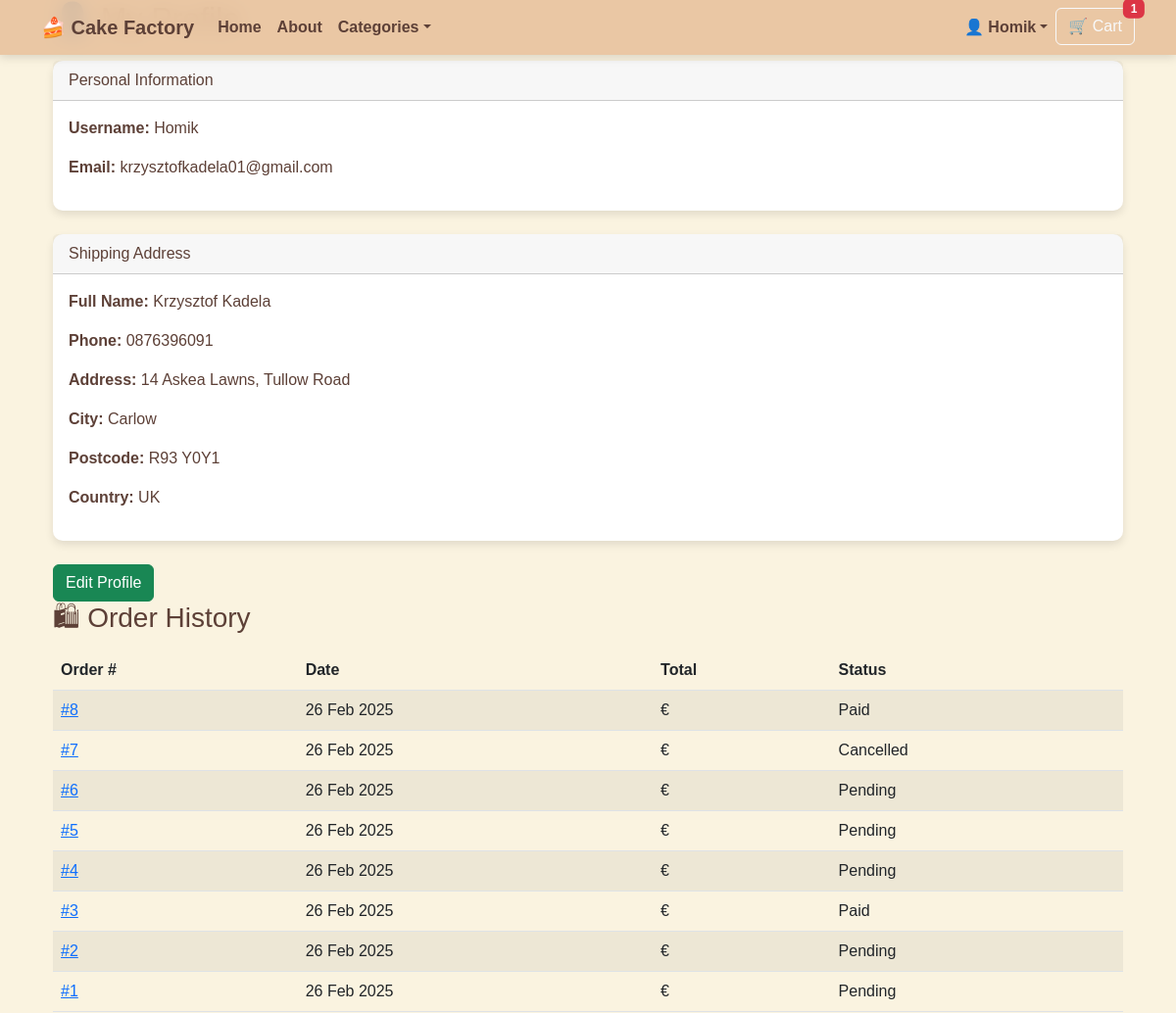
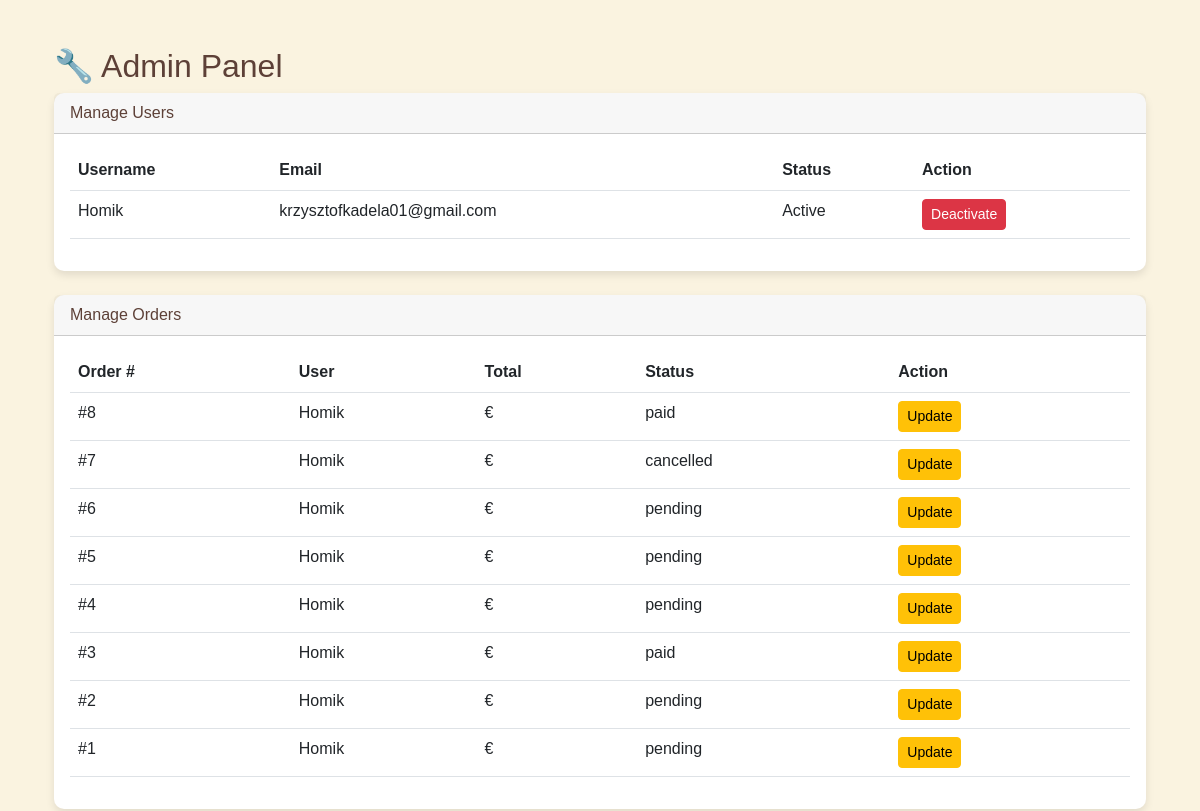
The page /users/profile/ (signed in, upper part) on the database as committed earlier (2 pictures, top to bottom).
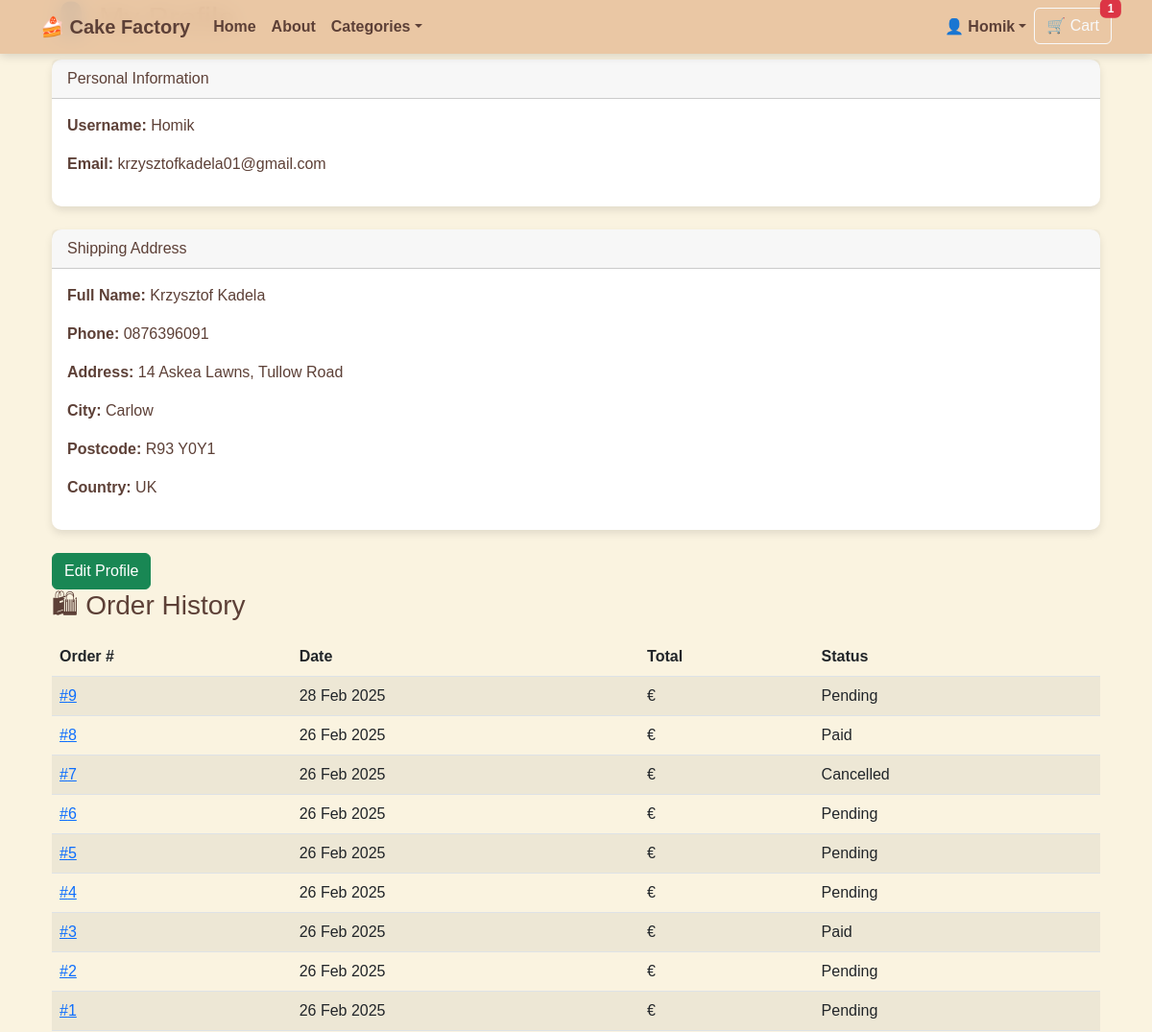
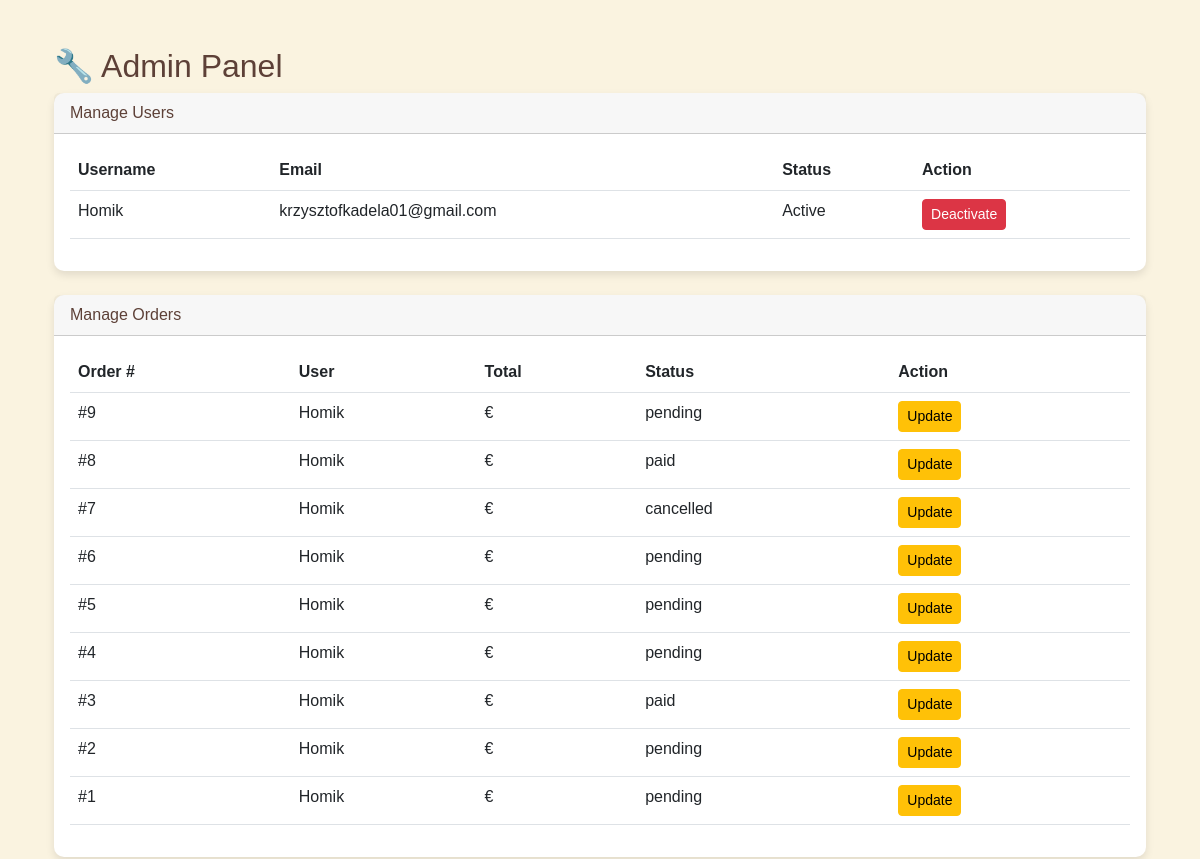
The same page on the database as committed later (2 pictures, top to bottom).
### orders/models.py (models this page shows, shortened)
class Order(models.Model):
    ORDER_STATUS = [
        ("pending", "Pending"),
        ("paid", "Paid"),
        ("shipped", "Shipped"),
        ("delivered", "Delivered"),
        ("cancelled", "Cancelled"),
    ]
    user = models.ForeignKey(
        settings.AUTH_USER_MODEL,
        on_delete=models.SET_NULL,
        null=True,
        blank=True,
        related_name="orders"
    )
    order_number = models.CharField(max_length=32, null=False, editable=False, unique=True)
    full_name = models.CharField(max_length=50)
    email = models.EmailField(max_length=254)
    phone_number = models.CharField(max_length=20)
    country = models.CharField(max_length=40)
    postcode = models.CharField(max_length=20, null=True, blank=True)
    town_or_city = models.CharField(max_length=40)
    street_address1 = models.CharField(max_length=80)
    street_address2 = models.CharField(max_length=80, null=True, blank=True)
    county = models.CharField(max_length=80, null=True, blank=True)
    billing_full_name = models.CharField(max_length=50, blank=True, null=True)
    billing_phone_number = models.CharField(max_length=20, blank=True, null=True)
    billing_country = models.CharField(max_length=40, blank=True, null=True)
    billing_postcode = models.CharField(max_length=20, blank=True, null=True)
    billing_town_or_city = models.CharField(max_length=40, blank=True, null=True)
    billing_street_address1 = models.CharField(max_length=80, blank=True, null=True)
    billing_street_address2 = models.CharField(max_length=80, blank=True, null=True)
    billing_county = models.CharField(max_length=80, blank=True, null=True)
    delivery_date = models.DateField(null=True, blank=True)
    delivery_time = models.TimeField(null=True, blank=True)
    date = models.DateTimeField(auto_now_add=True)
    created_at = models.DateTimeField(auto_now_add=True)
    updated_at = models.DateTimeField(auto_now=True)
    status = models.CharField(
        max_length=20,
        choices=ORDER_STATUS,
        default="pending"
    )
    delivery_cost = models.DecimalField(max_digits=6, decimal_places=2, default=0)
    order_total = models.DecimalField(max_digits=10, decimal_places=2, default=0)
    grand_total = models.DecimalField(max_digits=10, decimal_places=2, default=0)

### users/models.py (models this page shows, shortened)
class CustomUser(AbstractUser):
    stripe_customer_id = models.CharField(max_length=50, blank=True, null=True, unique=True)
    shipping_full_name = models.CharField(max_length=100, blank=True, null=True)
    shipping_phone = models.CharField(max_length=20, blank=True, null=True)
    shipping_street_address1 = models.CharField(max_length=255, blank=True, null=True)
    shipping_street_address2 = models.CharField(max_length=255, blank=True, null=True)
    shipping_city = models.CharField(max_length=100, blank=True, null=True)
    shipping_postcode = models.CharField(max_length=20, blank=True, null=True)
    shipping_country = CountryField(blank_label="Select country", blank=True, null=True)
    billing_full_name = models.CharField(max_length=100, blank=True, null=True)
    billing_phone = models.CharField(max_length=20, blank=True, null=True)
    billing_street_address1 = models.CharField(max_length=255, blank=True, null=True)
    billing_street_address2 = models.CharField(max_length=255, blank=True, null=True)
    billing_city = models.CharField(max_length=100, blank=True, null=True)
    billing_postcode = models.CharField(max_length=20, blank=True, null=True)
    billing_country = CountryField(blank_label="Select country", blank=True, null=True)

### users/views.py (the view)
# urls.py: path("profile/", user_profile, name="user_profile"),
@login_required
def user_profile(request):
    orders = Order.objects.filter(user=request.user).order_by("-created_at")
    context = {
        "user": request.user,
        "orders": orders,
    }
    if request.user.is_superuser:
        all_users = CustomUser.objects.all()
        all_orders = Order.objects.all().order_by("-created_at")
        all_products = Product.objects.all()
        context.update({
            "all_users": all_users,
            "all_orders": all_orders,
            "all_products": all_products,
        })
    return render(request, "users/profile.html", context)

### orders/context_processors.py (called while the page is built)
def cart_context(request):
    cart_items = 0
    cart_total_price = 0.0
    if request.user.is_authenticated:
        cart_items_qs = CartItem.objects.filter(user=request.user)
        cart_items = sum(item.quantity for item in cart_items_qs)
        cart_total_price = sum(item.line_total for item in cart_items_qs)
    else:
        session_cart = request.session.get("cart", {})
        cart_items = sum(item["quantity"] for item in session_cart.values())
        cart_total_price = sum(float(item["price"]) * int(item["quantity"]) for item in session_cart.values())
    return {"cart_items": cart_items, "cart_total_price": cart_total_price}

### orders/models.py (called while the page is built)
    @property
    def adjusted_price(self):
        SIZE_PRICE_ADJUSTMENT = {
            "Small": 0,
            "Large": 20,
            "X-large": 40
        }
        base_price = self.product.price or 0
        size_adjustment = SIZE_PRICE_ADJUSTMENT.get(self.size.name if self.size else "Small", 0)
        return base_price + size_adjustment

    @property
    def line_total(self):
        return (self.adjusted_price or 0) * self.quantity

### products/context_processors.py (called while the page is built)
def categories_context(request):
    return {
        'categories': Category.objects.all()
    }

### users/templates/users/profile.html (shortened to what the changed rows need)
{% extends "base.html" %}
{% block content %}
<div class="container">
    <h2 class="mb-4">👤 My Profile</h2>
    <div class="card mb-4">
        <div class="card-body">
            <p><strong>Username:</strong> {{ user.username }}</p>
            <p><strong>Email:</strong> {{ user.email }}</p>
        </div>
    </div>
    <div class="card mb-4">
        <div class="card-body">
            <p><strong>Full Name:</strong> {{ user.shipping_full_name|default:"Not provided" }}</p>
            <p><strong>Phone:</strong> {{ user.shipping_phone|default:"Not provided" }}</p>
            <p><strong>Address:</strong> {{ user.shipping_street_address1 }}, {{ user.shipping_street_address2 }}</p>
            <p><strong>City:</strong> {{ user.shipping_city }}</p>
            <p><strong>Postcode:</strong> {{ user.shipping_postcode }}</p>
            <p><strong>Country:</strong> {{ user.shipping_country }}</p>
        </div>
    </div>
    {% if orders %}
    <table class="table table-striped">
        <thead>
            <tr>
                <th>Order #</th>
                <th>Date</th>
                <th>Total</th>
                <th>Status</th>
            </tr>
        </thead>
        <tbody>
            {% for order in orders %}
            <tr>
                <td><a href="{% url 'order_detail' order.id %}">#{{ order.id }}</a></td>
                <td>{{ order.created_at|date:"d M Y" }}</td>
                <td>€{{ order.total_price|floatformat:2 }}</td>
                <td>{{ order.status|title }}</td>
            </tr>
            {% endfor %}
        </tbody>
    </table>
    {% else %}
    <p class="alert alert-warning">No orders found.</p>
    {% endif %}
    {% if user.is_superuser %}
    <h2 class="mt-5">🔧 Admin Panel</h2>
    <div class="card mb-4">
        <div class="card-body">
            <table class="table">
                <thead>
                    <tr>
                        <th>Username</th>
                        <th>Email</th>
                        <th>Status</th>
                        <th>Action</th>
                    </tr>
                </thead>
                <tbody>
                    {% for u in all_users %}
                    <tr>
                        <td>{{ u.username }}</td>
                        <td>{{ u.email }}</td>
                        <td>{% if u.is_active %}Active{% else %}Inactive{% endif %}</td>
                        <td>
                            <a href="{% url 'toggle_user_status' u.id %}"
                               class="btn btn-sm {% if u.is_active %}btn-danger{% else %}btn-success{% endif %}">
                                {% if u.is_active %}Deactivate{% else %}Activate{% endif %}
                            </a>
                        </td>
                    </tr>
                    {% endfor %}
                </tbody>
            </table>
        </div>
    </div>
    <div class="card mb-4">
        <div class="card-body">
            <table class="table">
                <thead>
                    <tr>
                        <th>Order #</th>
                        <th>User</th>
                        <th>Total</th>
                        <th>Status</th>
                        <th>Action</th>
                    </tr>
                </thead>
                <tbody>
                    {% for order in all_orders %}
                    <tr>
                        <td>#{{ order.id }}</td>
                        <td>{{ order.user.username }}</td>
                        <td>€{{ order.total_price|floatformat:2 }}</td>
                        <td>{{ order.status }}</td>
                        <td>
                            <a href="{% url 'update_order_status' order.id %}" class="btn btn-sm btn-warning">Update</a>
                        </td>
                    </tr>
                    {% endfor %}
                </tbody>
            </table>
        </div>
    </div>
    {% endif %}
</div>
{% endblock %}

### templates/base.html (shortened to what this page needs)
{% load static %}
<!DOCTYPE html>
<html lang="en">
<head>
    <link href="https://cdn.jsdelivr.net/npm/bootstrap-icons/font/bootstrap-icons.css" rel="stylesheet">
    <link href="https://cdn.jsdelivr.net/npm/bootstrap@5.2.3/dist/css/bootstrap.min.css" rel="stylesheet">
    <link href="{% static 'css/styles.css' %}" rel="stylesheet">
</head>
<body>
    <nav class="navbar navbar-expand-lg navbar-dark fixed-top glass-navbar">
        <div class="container">
            <a class="navbar-brand fw-bold" href="{% url 'home' %}">🍰 Cake Factory</a>
            <div class="collapse navbar-collapse" id="navbarContent">
                <ul class="navbar-nav me-auto">
                    <li class="nav-item"><a class="nav-link" href="{% url 'home' %}">Home</a></li>
                    <li class="nav-item"><a class="nav-link" href="#">About</a></li>
                    <li class="nav-item dropdown">
                        <a class="nav-link dropdown-toggle" href="#" id="categoriesDropdown" role="button"
                            data-bs-toggle="dropdown">Categories</a>
                    </li>
                </ul>
                <ul class="navbar-nav ms-auto">
                    <li class="nav-item dropdown">
                        <a class="nav-link dropdown-toggle" href="#" id="accountDropdown" role="button"
                            data-bs-toggle="dropdown">{% if user.is_authenticated %}👤 {{ user.username }}{% else %}My
                            Account{% endif %}</a>
                    </li>
                    <li class="nav-item">
                        <a class="btn btn-outline-light position-relative" href="{% url 'cart_view' %}">
                            🛒 Cart
                            <span class="position-absolute top-0 start-100 translate-middle badge bg-danger">
                                {{ cart_items|default:0 }}
                            </span>
                        </a>
                    </li>
                </ul>
            </div>
        </div>
    </nav>
    <main class="container py-5">
        {% block content %}{% endblock %}
    </main>
</body>
</html>

Rows that differ between the two databases and show on the page:
added Order: id "9", created_at "28 Feb 2025", status "Pending", user.username "Homik", status "pending"
